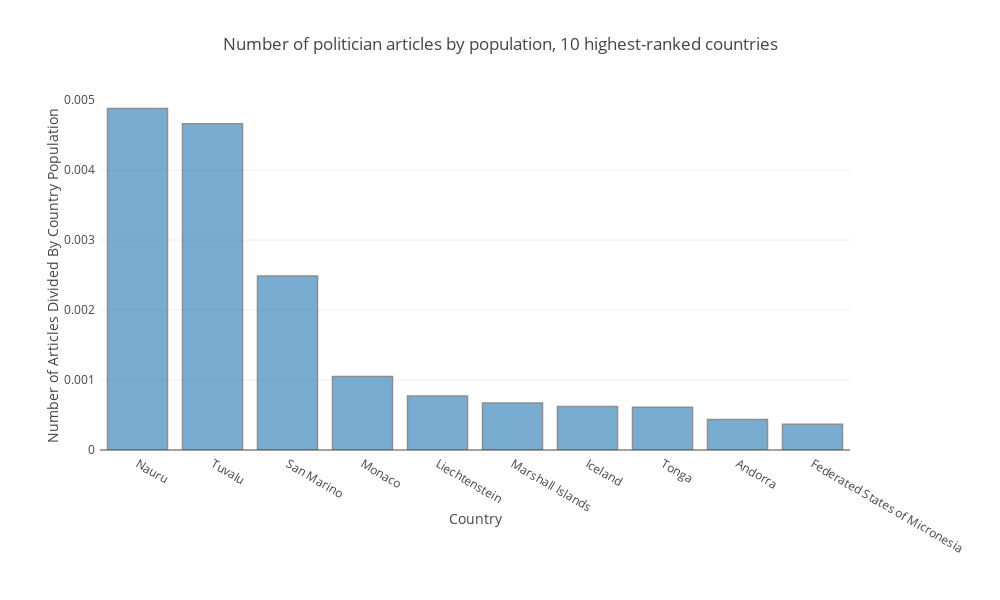

The cell this chart's notebook holds for it:
### Markdown cell above
Next, use plotly to make visualization to present the above information.

### Code cell
trace1 = go.Bar(
    x=top_article_by_population.country,
    y=top_article_by_population.article_by_population,
    marker=dict(
#         color='rgb(158,202,225)',
        line=dict(
#             color='rgb(8,48,107)',
            width=1.5,
        )
    ),
    opacity=0.6
)

data = [trace1]
layout = go.Layout(
    title='Number of politician articles by population, 10 highest-ranked countries',
    height= 600, width = 1000,
    margin=go.Margin(
        l=100,
        r=150,
        b=150,
        t=100,
        pad=4
    ),
    xaxis = dict(title = 'Country'),
    yaxis = dict(title = 'Number of Articles Divided By Country Population', range=[0, 0.005]),
)

fig = go.Figure(data=data, layout=layout)
# Show image in jupyter notebook
plotly.offline.iplot(fig, filename='HighestCountryArticlebyPopulation')

# Save the image
plotly.plotly.image.save_as(fig, filename='HighestCountryArticlebyPopulation.png')

### Figure 1 — Plotly figure (JSON) as saved in the notebook; plotly's stock layout.template omitted (floating-point values rounded to 4 significant figures)
{"data": [{"marker": {"line": {"width": 1.5}}, "opacity": 0.6, "type": "bar", "x": ["Nauru", "Tuvalu", "San Marino", "Monaco", "Liechtenstein", "Marshall Islands", "Iceland", "Tonga", "Andorra", "Federated States of Micronesia"], "y": [0.00488, 0.004661, 0.002485, 0.00105, 0.0007719, 0.0006727, 0.0006227, 0.0006099, 0.0004359, 0.0003689]}], "layout": {"height": 600, "margin": {"b": 150, "l": 100, "pad": 4, "r": 150, "t": 100}, "title": "Number of politician articles by population, 10 highest-ranked countries", "width": 1000, "xaxis": {"title": "Country"}, "yaxis": {"range": [0, 0.005], "title": "Number of Articles Divided By Country Population"}}}
